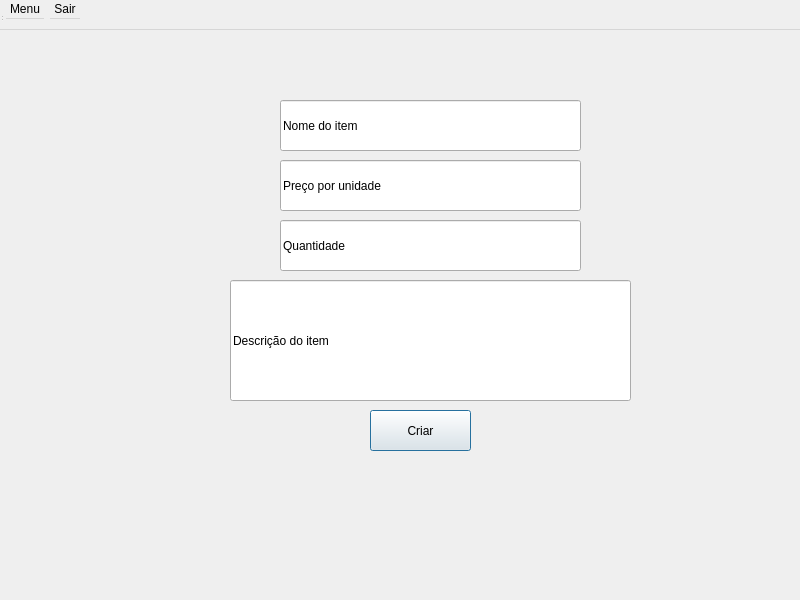
<?xml version="1.0" encoding="UTF-8"?>
<ui version="4.0">
 <class>CadastroVeiculos</class>
 <widget class="QDialog" name="CadastroVeiculos">
  <property name="geometry">
   <rect>
    <x>0</x>
    <y>0</y>
    <width>800</width>
    <height>600</height>
   </rect>
  </property>
  <property name="windowTitle">
   <string>MainWindow</string>
  </property>
  <widget class="QWidget" name="centralwidget">
   <widget class="QLineEdit" name="lineEdit_precoItem">
    <property name="geometry">
     <rect>
      <x>280</x>
      <y>160</y>
      <width>301</width>
      <height>51</height>
     </rect>
    </property>
    <property name="text">
     <string>Preço por unidade</string>
    </property>
   </widget>
   <widget class="QPushButton" name="pushButton_criarVeiculo">
    <property name="geometry">
     <rect>
      <x>370</x>
      <y>410</y>
      <width>101</width>
      <height>41</height>
     </rect>
    </property>
    <property name="text">
     <string>Criar</string>
    </property>
   </widget>
   <widget class="QLineEdit" name="lineEdit_nomeItem">
    <property name="geometry">
     <rect>
      <x>280</x>
      <y>100</y>
      <width>301</width>
      <height>51</height>
     </rect>
    </property>
    <property name="text">
     <string>Nome do item</string>
    </property>
   </widget>
   <widget class="QLineEdit" name="lineEdit_quantidadeItem">
    <property name="geometry">
     <rect>
      <x>280</x>
      <y>220</y>
      <width>301</width>
      <height>51</height>
     </rect>
    </property>
    <property name="text">
     <string>Quantidade</string>
    </property>
   </widget>
   <widget class="QLineEdit" name="lineEdit_descricaoItem">
    <property name="geometry">
     <rect>
      <x>230</x>
      <y>280</y>
      <width>401</width>
      <height>121</height>
     </rect>
    </property>
    <property name="text">
     <string>Descrição do item</string>
    </property>
   </widget>
  </widget>
  <widget class="QMenuBar" name="menubar">
   <property name="geometry">
    <rect>
     <x>0</x>
     <y>0</y>
     <width>800</width>
     <height>30</height>
    </rect>
   </property>
   <widget class="QMenu" name="menuMenu">
    <property name="title">
     <string>Menu</string>
    </property>
   </widget>
   <widget class="QMenu" name="menuSair">
    <property name="title">
     <string>Sair</string>
    </property>
   </widget>
   <addaction name="menuMenu"/>
   <addaction name="menuSair"/>
  </widget>
  <widget class="QStatusBar" name="statusbar"/>
 </widget>
 <resources/>
 <connections/>
</ui>
